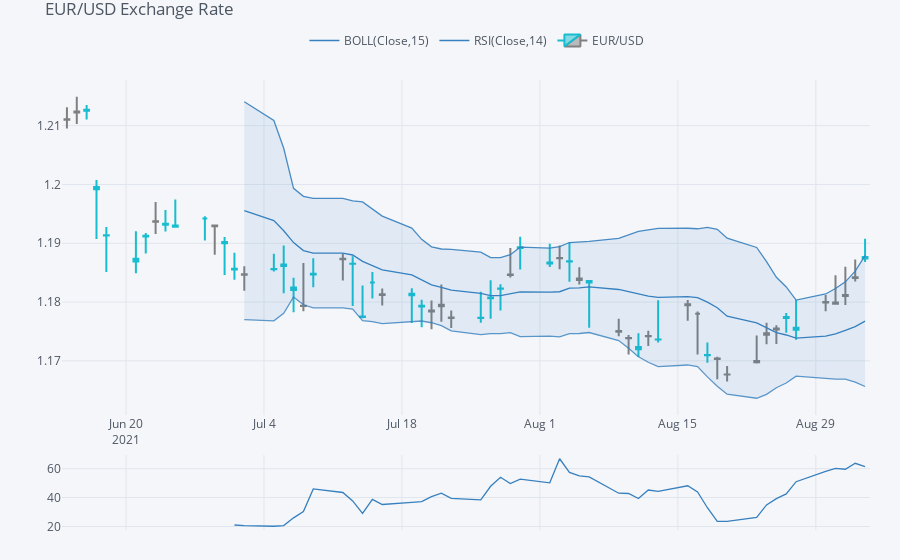

This figure's notebook cell:
### Markdown cell above
<b>Bollinger Bands</b> are <b>envelopes</b> plotted at a <b>standard deviation level</b> above and below a simple <b>moving average</b> of the price. Bollinger bands help determine whether <u>prices are high or low on a relative basis.</u> They are used in <b>pairs</b>, both upper and lower bands and in conjunction with a moving average.

Certain financial indicators such as RSI, may be added as a subplot

The <b>relative strength index (RSI)</b> is a <b>momentum indicator</b> used in <b>technical analysis</b> that measures the magnitude of recent price changes to evaluate <b>overbought or oversold conditions</b> in the price of a stock or other asset. The RSI is displayed as an oscillator (a line graph that moves between two extremes) and can have a reading from <b>0 to 100</b>. The indicator was originally developed by J. Welles Wilder Jr. and introduced in his seminal 1978 book, “New Concepts in Technical Trading Systems.”

Traditional interpretation and usage of the RSI are that values of <b>70 or above</b> indicate that a security is becoming <b>overbought or overvalued</b> and may be <u>primed for a trend reversal or corrective pullback in price</u>. An RSI reading of <b>30 or below</b> indicates an <b>oversold or undervalued</b> condition.

### Code cell
qf.add_rsi(periods=14, showbands=False)
plyo.iplot(qf.iplot(asFigure=True),
          image='png',filename='qf_03')
